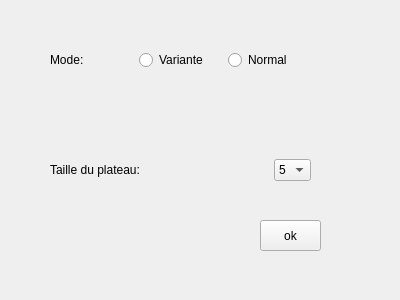
<?xml version="1.0" encoding="UTF-8"?>
<ui version="4.0">
 <class>Option</class>
 <widget class="QWidget" name="Option">
  <property name="geometry">
   <rect>
    <x>0</x>
    <y>0</y>
    <width>400</width>
    <height>300</height>
   </rect>
  </property>
  <property name="windowTitle">
   <string>Form</string>
  </property>
  <widget class="QWidget" name="layoutWidget">
   <property name="geometry">
    <rect>
     <x>50</x>
     <y>50</y>
     <width>261</width>
     <height>131</height>
    </rect>
   </property>
   <layout class="QVBoxLayout" name="verticalLayout">
    <item>
     <layout class="QHBoxLayout" name="horizontalLayout">
      <item>
       <widget class="QLabel" name="label">
        <property name="text">
         <string>Mode:</string>
        </property>
       </widget>
      </item>
      <item>
       <widget class="QRadioButton" name="rbV">
        <property name="text">
         <string>Variante</string>
        </property>
       </widget>
      </item>
      <item>
       <widget class="QRadioButton" name="rbN">
        <property name="text">
         <string>Normal</string>
        </property>
       </widget>
      </item>
     </layout>
    </item>
    <item>
     <spacer name="verticalSpacer">
      <property name="orientation">
       <enum>Qt::Vertical</enum>
      </property>
      <property name="sizeHint" stdset="0">
       <size>
        <width>20</width>
        <height>40</height>
       </size>
      </property>
     </spacer>
    </item>
    <item>
     <layout class="QHBoxLayout" name="horizontalLayout_2">
      <item>
       <widget class="QLabel" name="label_2">
        <property name="text">
         <string>Taille du plateau: </string>
        </property>
       </widget>
      </item>
      <item>
       <spacer name="horizontalSpacer">
        <property name="orientation">
         <enum>Qt::Horizontal</enum>
        </property>
        <property name="sizeHint" stdset="0">
         <size>
          <width>40</width>
          <height>20</height>
         </size>
        </property>
       </spacer>
      </item>
      <item>
       <widget class="QComboBox" name="cbTaille">
        <item>
         <property name="text">
          <string>5</string>
         </property>
        </item>
        <item>
         <property name="text">
          <string>7</string>
         </property>
        </item>
        <item>
         <property name="text">
          <string>9</string>
         </property>
        </item>
       </widget>
      </item>
     </layout>
    </item>
   </layout>
  </widget>
  <widget class="QPushButton" name="pushButton">
   <property name="geometry">
    <rect>
     <x>260</x>
     <y>220</y>
     <width>61</width>
     <height>31</height>
    </rect>
   </property>
   <property name="text">
    <string>ok</string>
   </property>
  </widget>
 </widget>
 <resources/>
 <connections>
  <connection>
   <sender>pushButton</sender>
   <signal>clicked()</signal>
   <receiver>Option</receiver>
   <slot>ouverture()</slot>
   <hints>
    <hint type="sourcelabel">
     <x>288</x>
     <y>227</y>
    </hint>
    <hint type="destinationlabel">
     <x>341</x>
     <y>251</y>
    </hint>
   </hints>
  </connection>
 </connections>
 <slots>
  <slot>ouverture()</slot>
 </slots>
</ui>
